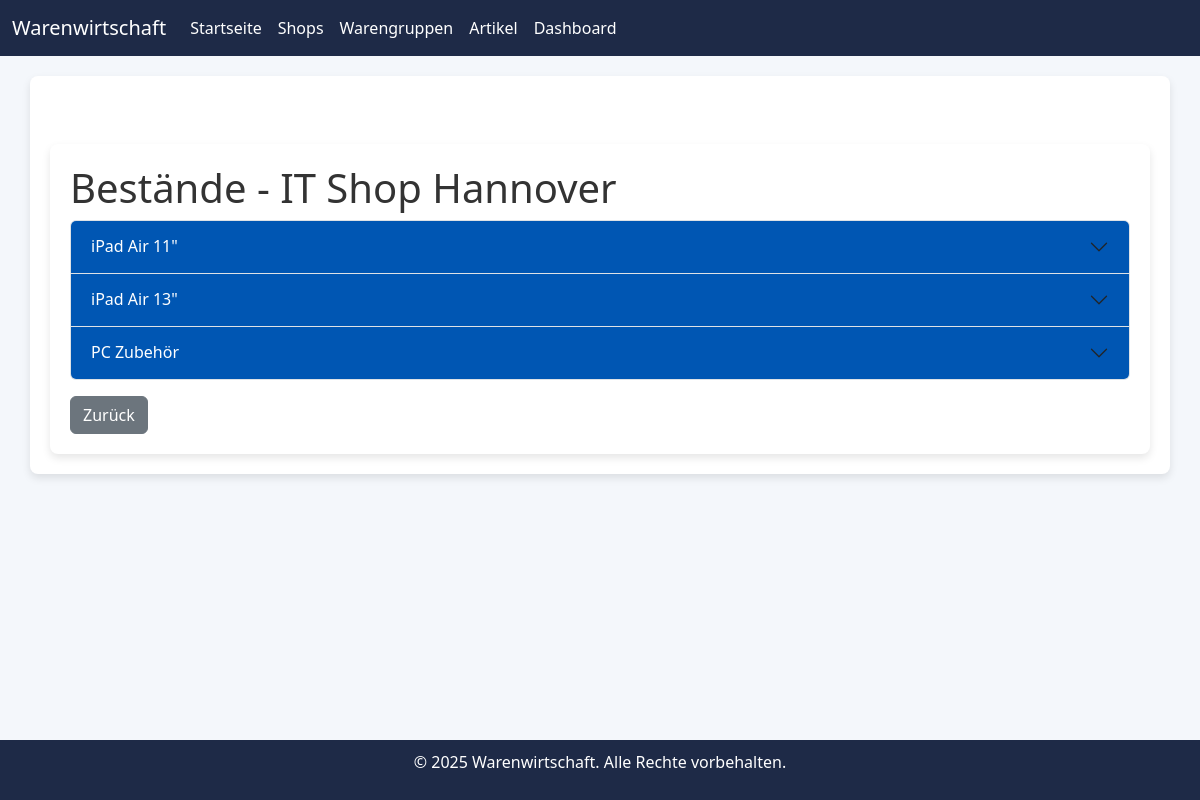
/shops/1, run on the app's committed database.
### app.py (models this page shows)
class Shop(db.Model):
    id = db.Column(db.Integer, primary_key=True)
    name = db.Column(db.String(100), nullable=False)
    stocks = db.relationship('Stock', backref='shop', lazy=True)

class Category(db.Model):
    id = db.Column(db.Integer, primary_key=True)
    name = db.Column(db.String(100), nullable=False)

### app.py (the view)
@app.route('/shops/<int:shop_id>', methods=['GET'])
def shop_details(shop_id):
    shop = Shop.query.get_or_404(shop_id)
    categories = Category.query.all()
    items = Item.query.all()
    stocks = {item.id: 0 for item in items}
    for stock in Stock.query.filter_by(shop_id=shop_id).all():
        stocks[stock.item_id] = stock.quantity
    items_grouped = {}
    for category in categories:
        category_items = [
            {"item": item, "quantity": stocks[item.id]}
            for item in items if item.category_id == category.id
        ]
        items_grouped[category.name] = category_items
    return render_template('shop_details.html', shop=shop, items_grouped=items_grouped)

### templates/shop_details.html (shortened to what this page needs)
{% extends "base.html" %}
{% block content %}
<div class="container mt-5">
    <h1>Bestände - {{ shop.name }}</h1>
    <div class="accordion" id="accordionExample">
        {% for category, items in items_grouped.items() %}
        <div class="accordion-item">
            <h2 class="accordion-header" id="heading{{ loop.index }}">
                <button class="accordion-button collapsed" type="button" data-bs-toggle="collapse" data-bs-target="#collapse{{ loop.index }}" aria-expanded="false" aria-controls="collapse{{ loop.index }}">
                    {{ category }}
                </button>
            </h2>
        </div>
        {% endfor %}
    </div>
    <a href="/shops" class="btn btn-secondary mt-3">Zurück</a>
</div>
{% endblock %}

### templates/base.html (style rules this page uses)
body { background-color: #f4f7fb; color: #333; }
.container { background-color: white; box-shadow: 0 4px 8px rgba(0, 0, 0, 0.1); border-radius: 8px; padding: 20px; margin-top: 20px; }
.accordion-button { background-color: #0056b3; color: white; }

### data on the page
Shop: name "IT Shop Hannover"
Category: name "iPad Air 11\""
Category: name "iPad Air 13\""
Category: name "PC Zubehör"
